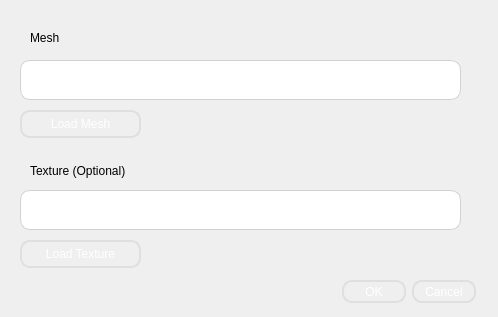
<?xml version="1.0" encoding="UTF-8"?>
<ui version="4.0">
 <class>LoadMeshDialog</class>
 <widget class="QDialog" name="LoadMeshDialog">
  <property name="geometry">
   <rect>
    <x>0</x>
    <y>0</y>
    <width>498</width>
    <height>317</height>
   </rect>
  </property>
  <property name="sizePolicy">
   <sizepolicy hsizetype="Fixed" vsizetype="Fixed">
    <horstretch>0</horstretch>
    <verstretch>0</verstretch>
   </sizepolicy>
  </property>
  <property name="minimumSize">
   <size>
    <width>498</width>
    <height>317</height>
   </size>
  </property>
  <property name="maximumSize">
   <size>
    <width>498</width>
    <height>317</height>
   </size>
  </property>
  <property name="windowTitle">
   <string>Dialog</string>
  </property>
  <widget class="QLineEdit" name="meshEdit">
   <property name="geometry">
    <rect>
     <x>20</x>
     <y>60</y>
     <width>441</width>
     <height>40</height>
    </rect>
   </property>
   <property name="minimumSize">
    <size>
     <width>0</width>
     <height>40</height>
    </size>
   </property>
   <property name="styleSheet">
    <string notr="true">border-radius: 10px;
border: 1px solid  rgb(209, 209, 209);</string>
   </property>
   <property name="readOnly">
    <bool>true</bool>
   </property>
  </widget>
  <widget class="QLineEdit" name="texEdit">
   <property name="geometry">
    <rect>
     <x>20</x>
     <y>190</y>
     <width>441</width>
     <height>40</height>
    </rect>
   </property>
   <property name="minimumSize">
    <size>
     <width>0</width>
     <height>40</height>
    </size>
   </property>
   <property name="styleSheet">
    <string notr="true">border-radius: 10px;
border: 1px solid  rgb(209, 209, 209);</string>
   </property>
   <property name="readOnly">
    <bool>true</bool>
   </property>
  </widget>
  <widget class="QPushButton" name="loadMesh">
   <property name="geometry">
    <rect>
     <x>20</x>
     <y>110</y>
     <width>121</width>
     <height>28</height>
    </rect>
   </property>
   <property name="styleSheet">
    <string notr="true">QPushButton
{
background-color: rgba(155, 155, 155,0);
border-radius:10px;
border: 2px solid  rgb(223, 223, 223);
color: rgb(255, 255, 255);
}
QPushButton:hover
{
background-color: rgb(223, 223, 223);
border: 2px solid  rgb(223, 223, 223);
color: rgb(115, 115, 115);
}
</string>
   </property>
   <property name="text">
    <string>Load Mesh</string>
   </property>
   <property name="autoDefault">
    <bool>true</bool>
   </property>
  </widget>
  <widget class="QPushButton" name="loadTexture">
   <property name="geometry">
    <rect>
     <x>20</x>
     <y>240</y>
     <width>121</width>
     <height>28</height>
    </rect>
   </property>
   <property name="styleSheet">
    <string notr="true">QPushButton
{
background-color: rgba(155, 155, 155,0);
border-radius:10px;
border: 2px solid  rgb(223, 223, 223);
color: rgb(255, 255, 255);
}
QPushButton:hover
{
background-color: rgb(223, 223, 223);
border: 2px solid  rgb(223, 223, 223);
color: rgb(115, 115, 115);
}
</string>
   </property>
   <property name="text">
    <string>Load Texture</string>
   </property>
  </widget>
  <widget class="QLabel" name="label">
   <property name="geometry">
    <rect>
     <x>30</x>
     <y>30</y>
     <width>51</width>
     <height>16</height>
    </rect>
   </property>
   <property name="text">
    <string>Mesh</string>
   </property>
  </widget>
  <widget class="QLabel" name="label_2">
   <property name="geometry">
    <rect>
     <x>30</x>
     <y>160</y>
     <width>181</width>
     <height>21</height>
    </rect>
   </property>
   <property name="text">
    <string>Texture (Optional)</string>
   </property>
  </widget>
  <widget class="QDialogButtonBox" name="buttonBox">
   <property name="geometry">
    <rect>
     <x>320</x>
     <y>280</y>
     <width>156</width>
     <height>23</height>
    </rect>
   </property>
   <property name="styleSheet">
    <string notr="true">QPushButton
{
background-color: rgba(155, 155, 155,0);
border-radius:10px;
border: 2px solid  rgb(223, 223, 223);
color: rgb(255, 255, 255);
padding:5px;
width:50px;
}
QPushButton:hover
{
background-color: rgb(223, 223, 223);
border: 2px solid  rgb(223, 223, 223);
color: rgb(115, 115, 115);
}
</string>
   </property>
   <property name="standardButtons">
    <set>QDialogButtonBox::Cancel|QDialogButtonBox::Ok</set>
   </property>
  </widget>
 </widget>
 <resources/>
 <connections/>
</ui>
